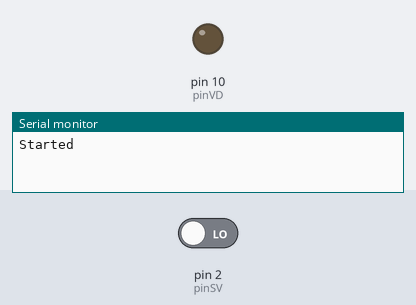
Simulated run of this sketch. Board: Arduino Uno, built with avr-gcc and run on an emulated ATmega328P. Parts: output pins drawn as LEDs (lit = HIGH), the last lines printed to the serial monitor. Dashed ring = blinking. The test bench sets the inputs (shaded band); at power-on: pin 2 (pinSV) LOW. Random numbers use the default seed unless the sketch sets one.

Above: at 1.2 s.
1.3 s: pin 2 (pinSV) driven HIGH
At 4.2 s:
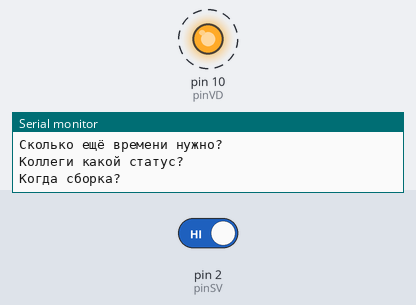
4.3 s: pin 2 (pinSV) driven LOW
At 5.4 s:
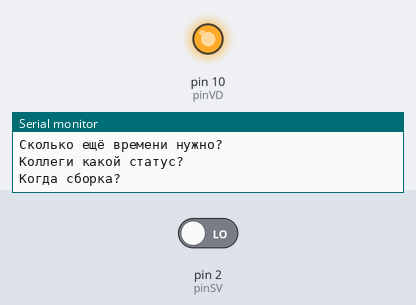
Timing chart, 0 to 7.3 s (numbered marks = the images above; inputs shaded):
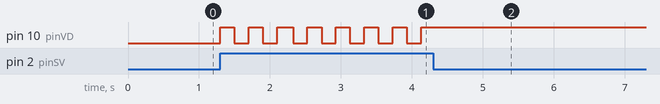

Measured:
- after the input at 1.3 s, pin 10 (pinVD): alternates HIGH for 0.20 s and LOW for 0.20 s, starting at once
- after the input at 4.3 s, every drawn part: stays the same

The sketch:

vibro-sv.ino
```cpp
#include <time.h>

const int pinSV = 2;
const int pinVD = 10;
bool state = 0;

// TODO - replace with MCU registers and C, no Arduino IDE

void setup() {
  pinMode(pinSV, INPUT);
  pinMode(pinVD, OUTPUT);

  Serial.begin(9600);
  Serial.println("Started");

  srand(time(0)); // Seed the random number generator with current time
}

void loop() {
  /* Turn on and off led and print random Manger message */
  if(digitalRead(pinSV)) {
    if(state) {
      state = 0;
    } else {
      state = 1;
    }
    digitalWrite(pinVD, state);
    Serial.println(get_message());
    delay(200);
  }

}


/*
    return string with random message from Manager
    TODO - read messages from txt on sd card
*/
const char *get_message() {
  char *msgs[] = {
      "Коллеги какой статус?",
      "Что по той задаче?",
      "Когда сборка?",
      "Там ещё баги!",
      "Сколько ещё времени нужно?",
      "Почему второую неделю не можем выпустить релиз?"
  };
  int num_msg = sizeof(msgs) / sizeof(msgs[0]);
  int random_index = rand() % num_msg;

  return msgs[random_index];
}
```
